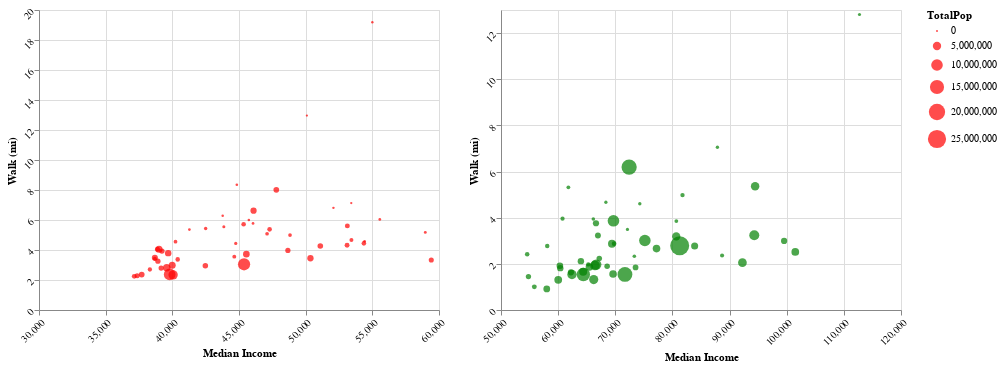

The notebook cell saved with this chart:
### Code cell
#putting scatter plots together
(final_yes_fooddesert|final_no_fooddesert)
